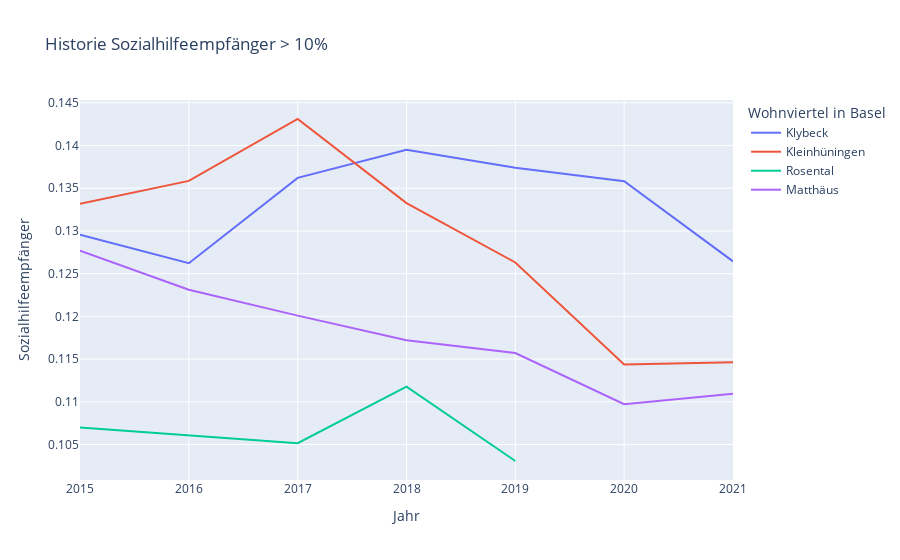

The code cell stored with this chart in its notebook:
### Markdown cell above
## LE1

### Code cell
px.line(klybeck, x = 'Jahr', y= 'Sozialhilfeempfänger', color= 'Wohnviertel in Basel', title= 'Historie Sozialhilfeempfänger > 10%')

### Figure 1 — Plotly figure (JSON) as saved in the notebook; plotly's stock layout.template omitted (floating-point values rounded to 4 significant figures)
{"data": [{"hovertemplate": "Wohnviertel in Basel=Klybeck<br>Jahr=%{x}<br>Sozialhilfeempfänger=%{y}<extra></extra>", "legendgroup": "Klybeck", "line": {"color": "#636efa", "dash": "solid"}, "marker": {"symbol": "circle"}, "mode": "lines", "name": "Klybeck", "orientation": "v", "showlegend": true, "type": "scatter", "x": [2015, 2016, 2017, 2018, 2019, 2020, 2021], "xaxis": "x", "y": [0.1296, 0.1262, 0.1362, 0.1395, 0.1374, 0.1358, 0.1264], "yaxis": "y"}, {"hovertemplate": "Wohnviertel in Basel=Kleinhüningen<br>Jahr=%{x}<br>Sozialhilfeempfänger=%{y}<extra></extra>", "legendgroup": "Kleinhüningen", "line": {"color": "#EF553B", "dash": "solid"}, "marker": {"symbol": "circle"}, "mode": "lines", "name": "Kleinhüningen", "orientation": "v", "showlegend": true, "type": "scatter", "x": [2015, 2016, 2017, 2018, 2019, 2020, 2021], "xaxis": "x", "y": [0.1332, 0.1359, 0.1431, 0.1333, 0.1263, 0.1144, 0.1146], "yaxis": "y"}, {"hovertemplate": "Wohnviertel in Basel=Rosental<br>Jahr=%{x}<br>Sozialhilfeempfänger=%{y}<extra></extra>", "legendgroup": "Rosental", "line": {"color": "#00cc96", "dash": "solid"}, "marker": {"symbol": "circle"}, "mode": "lines", "name": "Rosental", "orientation": "v", "showlegend": true, "type": "scatter", "x": [2015, 2017, 2018, 2019], "xaxis": "x", "y": [0.107, 0.1052, 0.1118, 0.1031], "yaxis": "y"}, {"hovertemplate": "Wohnviertel in Basel=Matthäus<br>Jahr=%{x}<br>Sozialhilfeempfänger=%{y}<extra></extra>", "legendgroup": "Matthäus", "line": {"color": "#ab63fa", "dash": "solid"}, "marker": {"symbol": "circle"}, "mode": "lines", "name": "Matthäus", "orientation": "v", "showlegend": true, "type": "scatter", "x": [2015, 2016, 2017, 2018, 2019, 2020, 2021], "xaxis": "x", "y": [0.1277, 0.1231, 0.1201, 0.1172, 0.1157, 0.1097, 0.111], "yaxis": "y"}], "layout": {"legend": {"title": {"text": "Wohnviertel in Basel"}, "tracegroupgap": 0}, "title": {"text": "Historie Sozialhilfeempfänger > 10%"}, "xaxis": {"anchor": "y", "domain": [0, 1], "title": {"text": "Jahr"}}, "yaxis": {"anchor": "x", "domain": [0, 1], "title": {"text": "Sozialhilfeempfänger"}}}}
